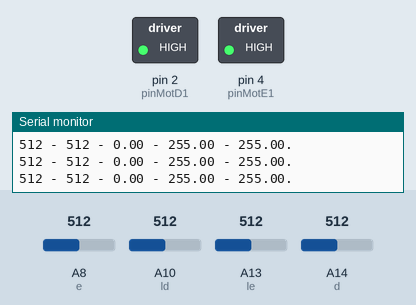
Simulated run of this sketch. Board: Arduino Mega 2560, built with avr-gcc and run on an emulated ATmega2560. Parts: switched loads named in the sketch (green lamp = pin HIGH), the last lines printed to the serial monitor. The test bench sets the inputs (shaded band); at power-on: A8 (e) = 512, A14 (d) = 512, A10 (ld) = 512, A13 (le) = 512.

Above: at 1.2 s.
1.3 s: A8 (e) set to 716
At 2.5 s:
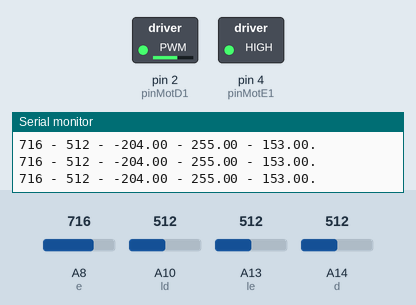
2.8 s: A14 (d) set to 716
At 3.6 s:
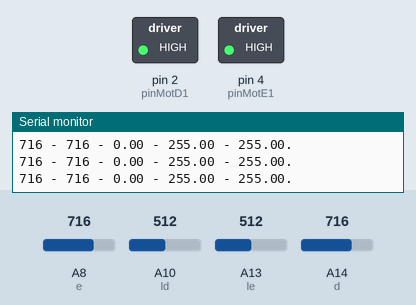
4.3 s: A8 (e) set to 992
At 4.9 s:
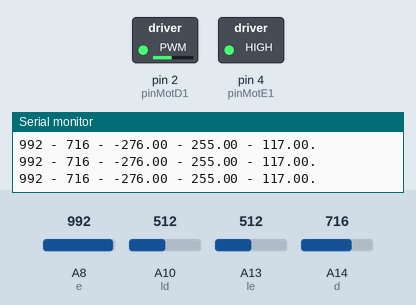
5.8 s: A8 (e) set to 118
At 7.0 s:
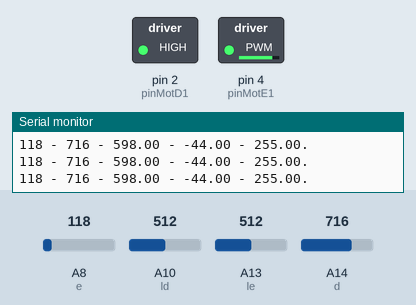
7.3 s: A14 (d) set to 992
At 8.3 s:
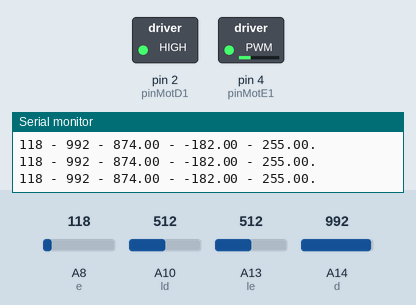
8.8 s: A14 (d) set to 306
At 9.4 s:
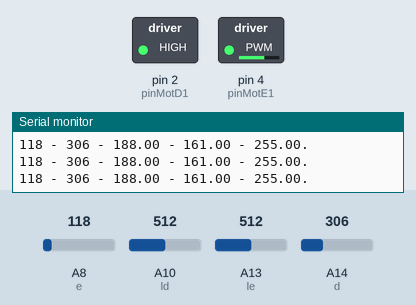
Timing chart, 0 to 11.3 s (numbered marks = the images above; inputs shaded):
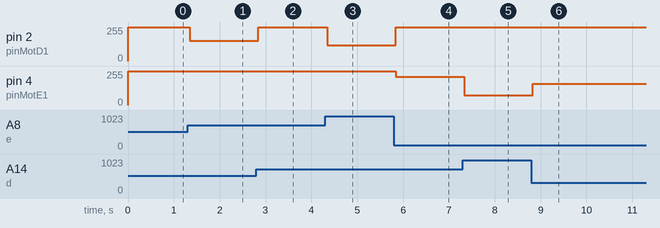

Measured:
- after the input at 1.3 s, pin 2 (pinMotD1): 255/255 → 153/255 after 0.05 s
- after the input at 2.8 s, pin 2 (pinMotD1): 153/255 → 255/255 after 0.05 s
- after the input at 4.3 s, pin 2 (pinMotD1): 255/255 → 117/255 after 0.05 s
- after the input at 5.8 s, pin 2 (pinMotD1): 117/255 → 255/255 after 0.05 s; pin 4 (pinMotE1): 255/255 → 212/255 at once
- after the input at 7.3 s, pin 4 (pinMotE1): 212/255 → 74/255 at once
- after the input at 8.8 s, pin 4 (pinMotE1): 74/255 → 161/255 at once

The sketch:

sketch_sep09a.ino
```cpp
#define le 13

#define ld 10

#define pinMotD1 2
#define pinMotD2 3
#define pinMotE1 4
#define pinMotE2 5

#define velocMax 255
#define velocMin 128

int e = A8;
int d = A14;

void setup() {
  Serial.begin(9600);
  pinMode(e,INPUT);
  pinMode(d,INPUT);
  // put your setup code here, to run once:
  for (int i = 10; i <= 13; i++) {
    pinMode(i, INPUT);
  }

}

void loop() {
  // put your main code here, to run repeatedly:
  int distanciaSensor = 13;//Pegar o valor do ultrasonco
  if (distanciaSensor < 7) {

  } else {
    int vLe = analogRead(le);
    int vE = analogRead(e);
    int vD = analogRead(d), vLd = analogRead(ld);
        Serial.print(vE);
        Serial.print(" - ");
    Serial.print(vD);
    Serial.print(" - ");

    double m = (-vE + vD);
    Serial.print(m);
    Serial.print(" - ");
    controlaMotor(pinMotE1, pinMotE2, -m); // move pra esquerda
    Serial.print(" - ");
    controlaMotor(pinMotD1, pinMotD2, m); // move pra direita
    Serial.println(".");
    }}
void controlaMotor(int pin1, int pin2, double valor) {
  valor = map(valor, -1024, 1024, -512, 512);
  double velocFinal = velocMax + valor;

  velocFinal = abs(velocFinal) > velocMax ? velocFinal>0?velocMax:-velocMax : velocFinal;
  analogWrite(pin1, velocFinal);
  Serial.print(velocFinal);
  if (velocFinal >= 0) {
    digitalWrite(pin2, HIGH);
  } else {
    digitalWrite(pin2, LOW);
  }

}
```
